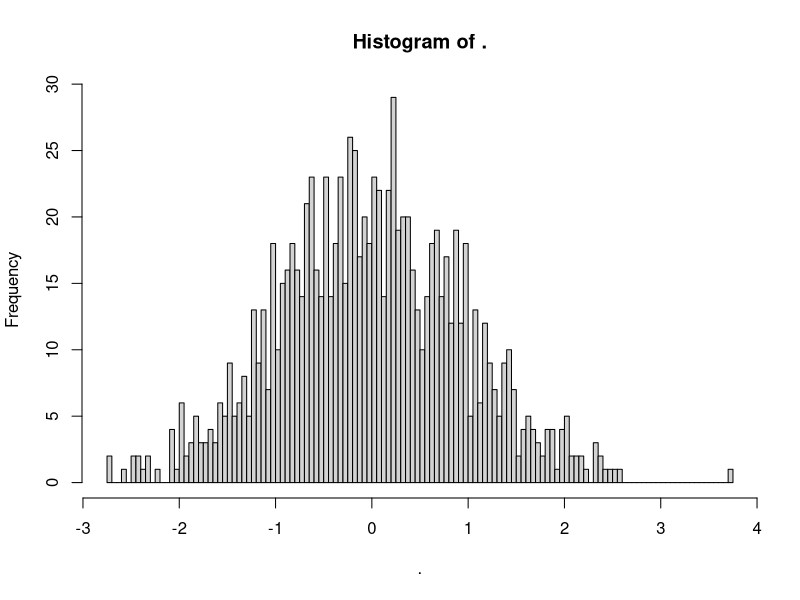
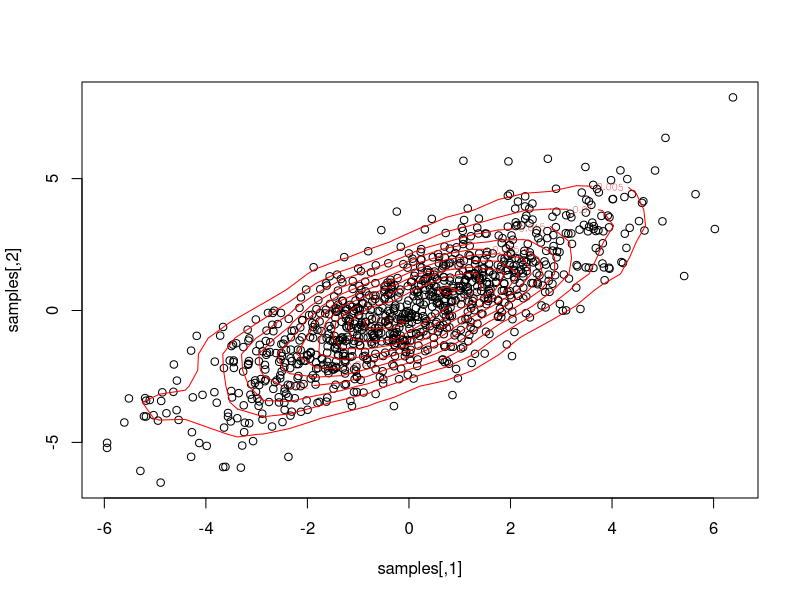
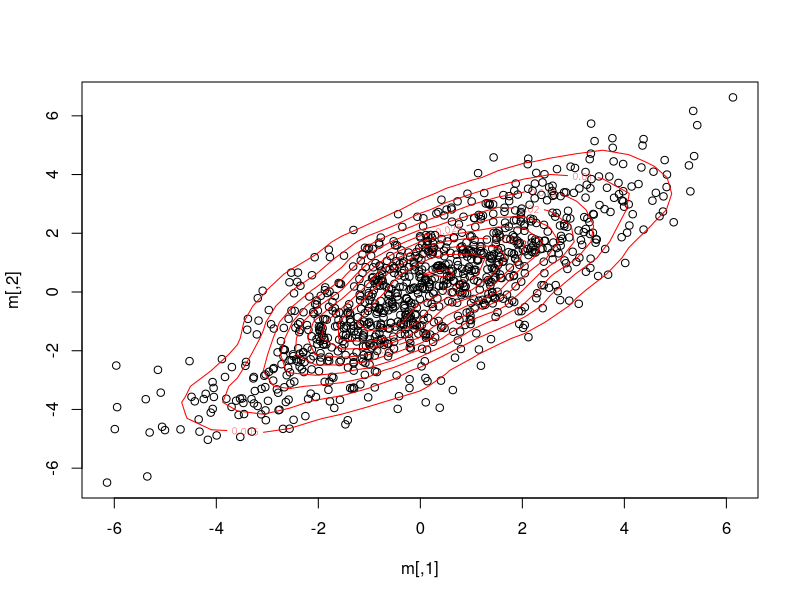
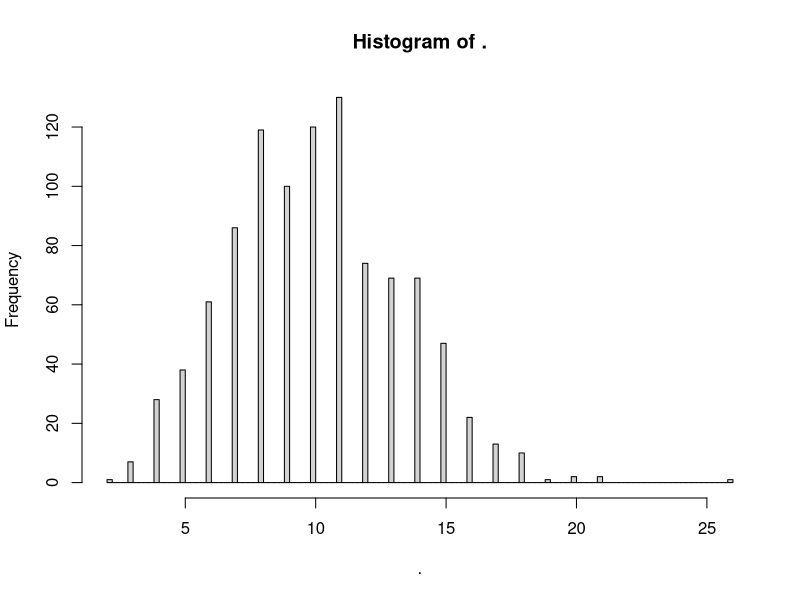
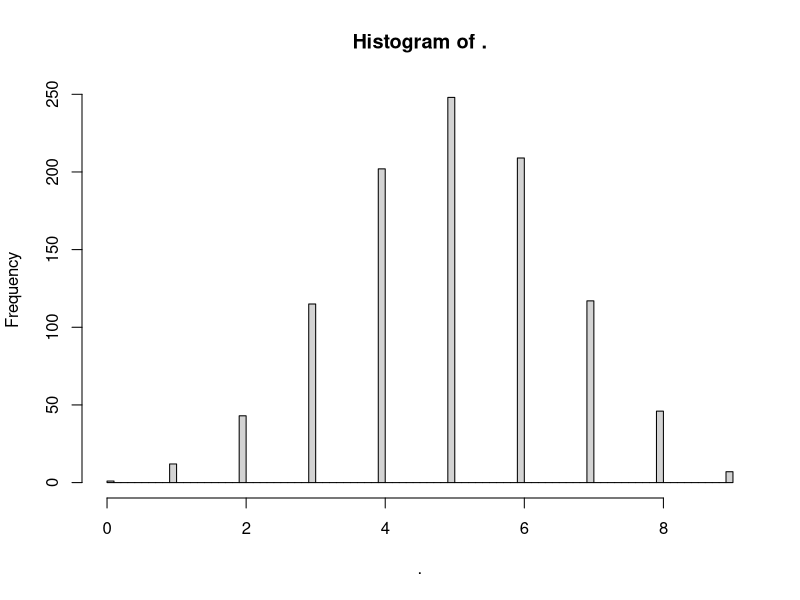
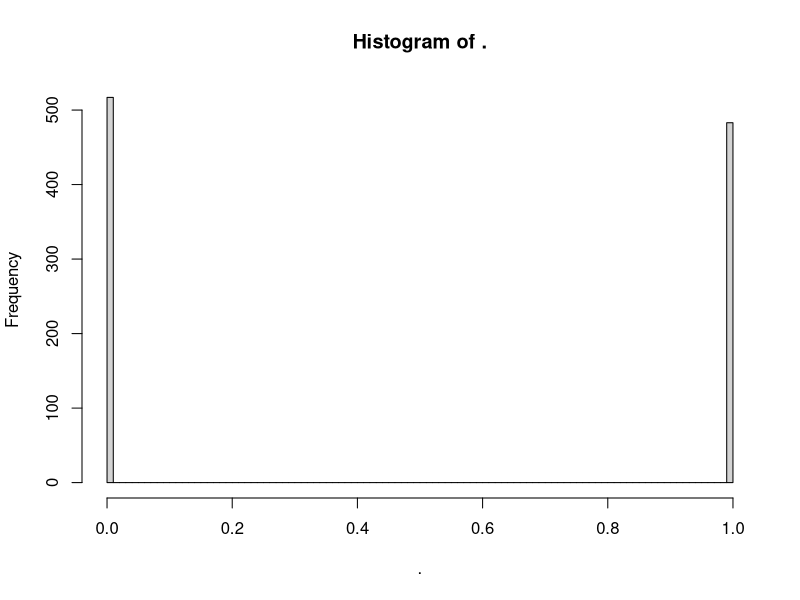
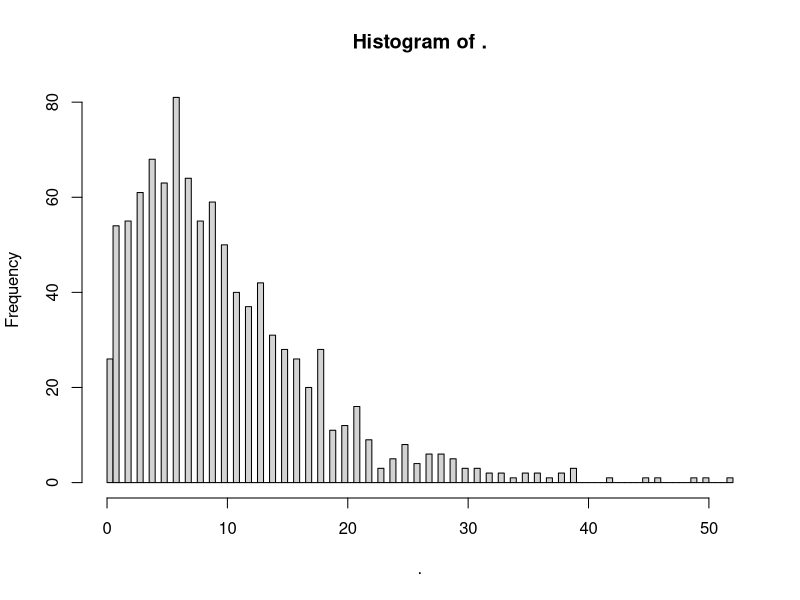
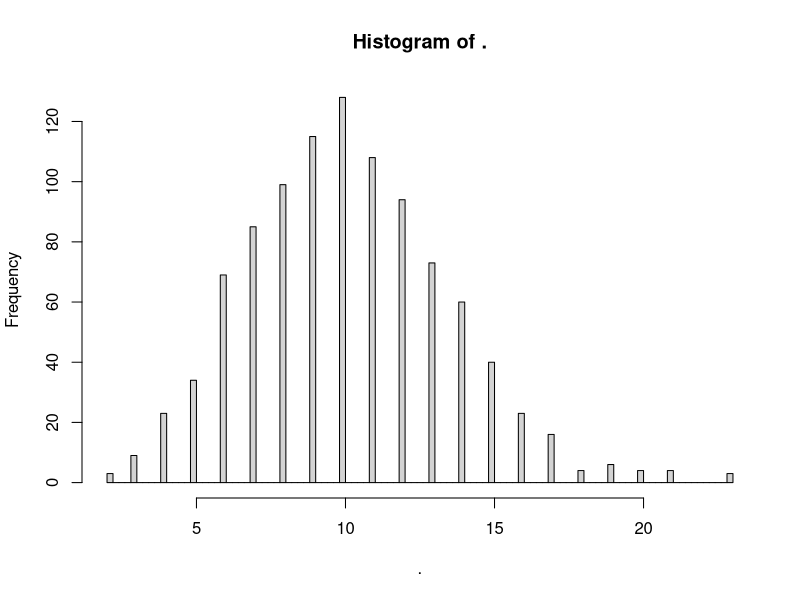

These charts were generated, in order, by the following R code:
#

library(tidyverse)

# Gaussian
rnorm(1000, mean = 0, sd = 1) %>% hist(100)

# Multivariate gaussion
## For example, 2-D
set.seed(1)
mu <- c(0,0) # means of the variables
cov <- matrix(c(1, 0.8, 0.8, 1), nrow = 2) # covariance matrix. a postive-definite symmetric matrix
samples <- MASS::mvrnorm(1000, mu = mu, Sigma = cov*4) # variance is 1*4
plot(samples)
contour(MASS::kde2d(samples[,1], samples[,2]), add = T, col = "red") # density
var(samples[,1]) # should be close to 4
var(samples[,1])

## Cholesky decomposition
m <- t(chol(cov)) %*% matrix(rnorm(2*1000, 0, 2), nrow = 2) %>% t() # with sd = 2
plot(m)
contour(MASS::kde2d(m[,1], m[,2]), add = T, col = "red") # density
var(m[,1]) # should be close to 2^2
var(m[,2])

# Poisson: number of events that happens over a fixed period of time
rpois(1000, lambda = 10) %>% hist(100)

# Binomial: number of "successes" in a fixed number of tries
rbinom(1000, size = 10, prob = 0.5) %>% hist(100)

# Bernoulli or the response in logistic regression
p = 0.5
rbinom(1000, size = 1, prob = p) %>% hist(100)
# var = p * (1-p); mean = p
var(rbinom(1000, size = 1, prob = 0.5))
p * (1-p)

# Negative binomial: number of "failures" until you get a certain number of successes (k)
## Overdispersion: var > u
## It has extra variability controlled by the dispersion parameter.
## The dispersion parameter k (or size in the rnbinom) determines the number of successes you want
## probability p is the success probability at each toss
## mu is the expected number of failures before reaching k

## Small k, large overdispersion: var >> mean
rnbinom(1000, mu = 10, size = 2) %>% hist(100)

## Large k, var approximates mean, so becomes poisson
rnbinom(1000, mu = 10, size = 100) %>% hist(100)
rpois(1000, lambda = 10) %>% hist(100)

# mu = k (1-p)/p
# var = mu + mu^2/k
k = 100
p = 0.5
mu = k * (1-p) / p
rnbinom(10000, prob = p, size = k) %>% hist(100)
rnbinom(10000, mu = mu, size = k) %>% hist(100)
